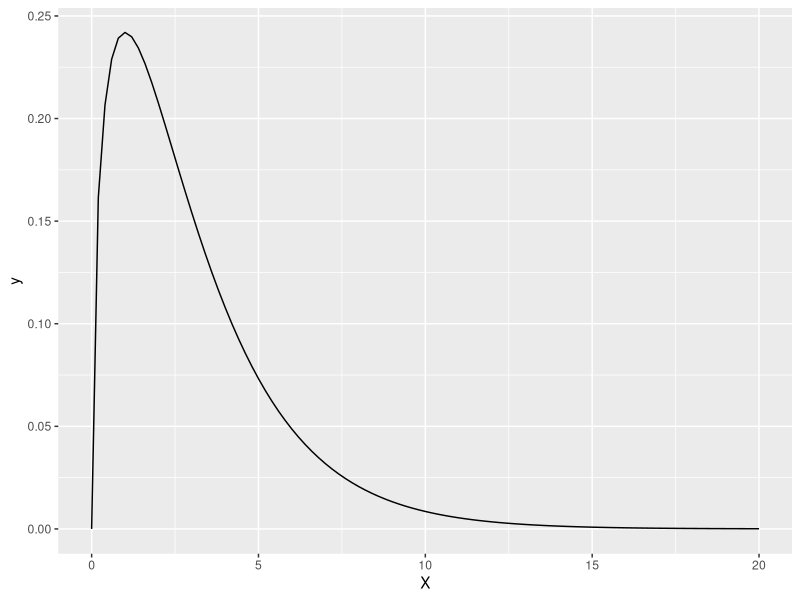

Write the R code that produced this figure.
## ---- chunk 1
knitr::opts_chunk$set(echo = TRUE, highlight=FALSE)
library(tidyverse)
## ---- chunk 2
set.seed(09042001)
## ---- chunk 3
ggplot(data.frame(X=c(0,20)), aes(x=X)) + stat_function(fun=dchisq, args=list(df=3))
## ---- chunk 4
ztest <- function(n, df, sd) {
  samp <- rchisq(n, df)
  sampmean <- mean(samp)
  zscore <- (sampmean-df)/(sd/sqrt(n))
  pval <- 2*pnorm(-abs(zscore))
  pval <= 0.05
}
monte_carlo <- function(n, df, sd, k, FUN) {
  results <- replicate(k, FUN(n, df, sd))
  mean(results)
}
sizes = c(9, 27, 51)
two_sidedz <- lapply(sizes, monte_carlo, 3, 2.45, 10000, ztest)
two_sidedz
## ---- chunk 5
ztest2 <- function(n, df, sd) {
  samp <- rchisq(n, df)
  sampmean <- mean(samp)
  zscore <- (sampmean-df)/(sd/sqrt(n))
  pval <- pnorm(zscore)
  pval <= 0.05
}
left_sidedz <- lapply(sizes, monte_carlo, 3, 2.45, 10000, ztest2)
left_sidedz
## ---- chunk 6
ztest3 <- function(n, df, sd) {
  samp <- rchisq(n, df)
  sampmean <- mean(samp)
  zscore <- (sampmean-df)/(sd/sqrt(n))
  pval <- pnorm(zscore, lower.tail=FALSE)
  pval <= 0.05
}
right_sidedz <- lapply(sizes, monte_carlo, 3, 2.45, 10000, ztest3)
right_sidedz
## ---- chunk 7
resultsz <- cbind(two_sided=two_sidedz, left_sided=left_sidedz, 
                  right_sided=right_sidedz)
row.names(resultsz) <- c("n=9", "n=27", "n=51")
resultsz
## ---- chunk 8
ttest <- function(n, df, sd) {
  samp <- rchisq(n, df)
  sampmean <- mean(samp)
  sampsd <- sd(samp)
  zscore <- (sampmean-df)/(sampsd/sqrt(n))
  pval <- 2*pt(-abs(zscore), n-1)
  pval <= 0.05
}
two_sidedt <- lapply(sizes, monte_carlo, 3, 2.45, 10000, ttest)
two_sidedt
## ---- chunk 9
ttest2 <- function(n, df, sd) {
  samp <- rchisq(n, df)
  sampmean <- mean(samp)
  sampsd <- sd(samp)
  zscore <- (sampmean-df)/(sampsd/sqrt(n))
  pval <- pt(zscore, n-1)
  pval <= 0.05
}
left_sidedt <- lapply(sizes, monte_carlo, 3, 2.45, 10000, ttest2)
left_sidedt
## ---- chunk 10
ttest3 <- function(n, df, sd) {
  samp <- rchisq(n, df)
  sampmean <- mean(samp)
  sampsd <- sd(samp)
  zscore <- (sampmean-df)/(sampsd/sqrt(n))
  pval <- pt(zscore, n-1, lower.tail=FALSE)
  pval <= 0.05
}
right_sidedt <- lapply(sizes, monte_carlo, 3, 2.45, 10000, ttest3)
right_sidedt
## ---- chunk 11
resultst <- cbind(two_sided=two_sidedt, left_sided=left_sidedt, 
                  right_sided=right_sidedt)
row.names(resultst) <- c("n=9", "n=27", "n=51")
resultst
## ---- chunk 12
incztest <- function(n, df, sd) {
  samp <- rchisq(n, df)
  sampmean <- mean(samp)
  sampsd <- sd(samp)
  zscore <- (sampmean-df)/(sampsd/sqrt(n))
  pval <- 2*pnorm(-abs(zscore))
  pval <= 0.05
}
two_sidedincz <- lapply(sizes, monte_carlo, 3, 2.45, 10000, incztest)
two_sidedincz
## ---- chunk 13
incztest2 <- function(n, df, sd) {
  samp <- rchisq(n, df)
  sampmean <- mean(samp)
  sampsd <- sd(samp)
  zscore <- (sampmean-df)/(sampsd/sqrt(n))
  pval <- pnorm(zscore)
  pval <= 0.05
}
left_sidedincz <- lapply(sizes, monte_carlo, 3, 2.45, 10000, incztest2)
left_sidedincz
## ---- chunk 14
incztest3 <- function(n, df, sd) {
  samp <- rchisq(n, df)
  sampmean <- mean(samp)
  sampsd <- sd(samp)
  zscore <- (sampmean-df)/(sampsd/sqrt(n))
  pval <- pnorm(zscore, lower.tail=FALSE)
  pval <= 0.05
}
right_sidedincz <- lapply(sizes, monte_carlo, 3, 2.45, 10000, incztest3)
right_sidedincz
## ---- chunk 15
resultsincz <- cbind(two_sided=two_sidedincz, left_sided=left_sidedincz, 
                  right_sided=right_sidedincz)
row.names(resultsincz) <- c("n=5", "n=21", "n=48")
resultsincz
